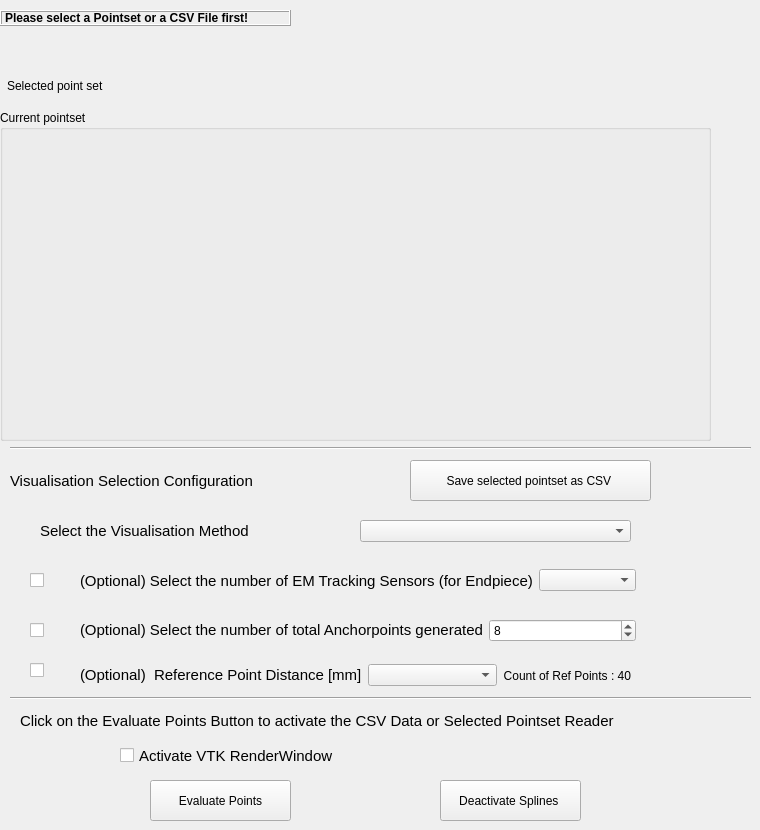
       <widget class="QWidget" name="threeDsplineInstrumentTracking">
        <property name="enabled">
         <bool>true</bool>
        </property>
        <attribute name="title">
         <string>Static Spline Evaluation</string>
        </attribute>
        <widget class="QLabel" name="labelWarning">
         <property name="geometry">
          <rect>
           <x>0</x>
           <y>10</y>
           <width>291</width>
           <height>16</height>
          </rect>
         </property>
         <property name="font">
          <font>
           <weight>75</weight>
           <bold>true</bold>
          </font>
         </property>
         <property name="frameShape">
          <enum>QFrame::Box</enum>
         </property>
         <property name="frameShadow">
          <enum>QFrame::Raised</enum>
         </property>
         <property name="text">
          <string>Please select a Pointset or a CSV File first!</string>
         </property>
        </widget>
        <widget class="QLabel" name="PointsetReaderLabel">
         <property name="geometry">
          <rect>
           <x>20</x>
           <y>700</y>
           <width>661</width>
           <height>41</height>
          </rect>
         </property>
         <property name="font">
          <font>
           <pointsize>11</pointsize>
          </font>
         </property>
         <property name="text">
          <string>Click on the Evaluate Points Button to activate the CSV Data or Selected Pointset Reader		</string>
         </property>
        </widget>
        <widget class="QPushButton" name="ToogleSplinesButton">
         <property name="geometry">
          <rect>
           <x>440</x>
           <y>780</y>
           <width>141</width>
           <height>41</height>
          </rect>
         </property>
         <property name="text">
          <string>Deactivate Splines </string>
         </property>
        </widget>
        <widget class="QPushButton" name="EvaluatePointsSplinesGen">
         <property name="geometry">
          <rect>
           <x>150</x>
           <y>780</y>
           <width>141</width>
           <height>41</height>
          </rect>
         </property>
         <property name="text">
          <string>Evaluate Points</string>
         </property>
        </widget>
        <widget class="QGroupBox" name="groupBox_3">
         <property name="geometry">
          <rect>
           <x>0</x>
           <y>110</y>
           <width>711</width>
           <height>331</height>
          </rect>
         </property>
         <property name="sizePolicy">
          <sizepolicy hsizetype="Preferred" vsizetype="MinimumExpanding">
           <horstretch>0</horstretch>
           <verstretch>0</verstretch>
          </sizepolicy>
         </property>
         <property name="title">
          <string>Current pointset</string>
         </property>
         <layout class="QVBoxLayout" name="verticalLayout_4">
          <item>
           <widget class="QmitkPointListWidget" name="pointSplineSetListWidget" native="true"/>
          </item>
         </layout>
        </widget>
        <widget class="QLabel" name="PointsetReaderLabel_2">
         <property name="geometry">
          <rect>
           <x>40</x>
           <y>510</y>
           <width>661</width>
           <height>41</height>
          </rect>
         </property>
         <property name="font">
          <font>
           <pointsize>11</pointsize>
          </font>
         </property>
         <property name="text">
          <string>Select the Visualisation Method</string>
         </property>
        </widget>
        <widget class="QComboBox" name="VisMethodcomboBox">
         <property name="geometry">
          <rect>
           <x>360</x>
           <y>520</y>
           <width>271</width>
           <height>22</height>
          </rect>
         </property>
        </widget>
        <widget class="QLabel" name="PointsetReaderLabel_4">
         <property name="geometry">
          <rect>
           <x>10</x>
           <y>460</y>
           <width>661</width>
           <height>41</height>
          </rect>
         </property>
         <property name="font">
          <font>
           <pointsize>11</pointsize>
          </font>
         </property>
         <property name="text">
          <string>Visualisation Selection Configuration</string>
         </property>
        </widget>
        <widget class="QmitkSingleNodeSelectionWidget" name="selectedPointSetWidget" native="true">
         <property name="geometry">
          <rect>
           <x>120</x>
           <y>60</y>
           <width>591</width>
           <height>51</height>
          </rect>
         </property>
         <property name="sizePolicy">
          <sizepolicy hsizetype="Preferred" vsizetype="Minimum">
           <horstretch>0</horstretch>
           <verstretch>0</verstretch>
          </sizepolicy>
         </property>
         <property name="minimumSize">
          <size>
           <width>0</width>
           <height>40</height>
          </size>
         </property>
        </widget>
        <widget class="QLabel" name="selectedPointSetLabel">
         <property name="geometry">
          <rect>
           <x>7</x>
           <y>60</y>
           <width>101</width>
           <height>51</height>
          </rect>
         </property>
         <property name="text">
          <string>Selected point set</string>
         </property>
        </widget>
        <widget class="QCheckBox" name="checkBoxVTKVisualisation">
         <property name="geometry">
          <rect>
           <x>120</x>
           <y>740</y>
           <width>261</width>
           <height>31</height>
          </rect>
         </property>
         <property name="maximumSize">
          <size>
           <width>16777215</width>
           <height>16777215</height>
          </size>
         </property>
         <property name="font">
          <font>
           <pointsize>11</pointsize>
          </font>
         </property>
         <property name="text">
          <string>Activate VTK RenderWindow </string>
         </property>
        </widget>
        <widget class="QPushButton" name="SavePointsetasCSV">
         <property name="geometry">
          <rect>
           <x>410</x>
           <y>460</y>
           <width>241</width>
           <height>41</height>
          </rect>
         </property>
         <property name="text">
          <string>Save selected pointset as CSV </string>
         </property>
        </widget>
        <widget class="Line" name="line_2">
         <property name="geometry">
          <rect>
           <x>10</x>
           <y>690</y>
           <width>741</width>
           <height>16</height>
          </rect>
         </property>
         <property name="orientation">
          <enum>Qt::Horizontal</enum>
         </property>
        </widget>
        <widget class="Line" name="line_3">
         <property name="geometry">
          <rect>
           <x>10</x>
           <y>440</y>
           <width>741</width>
           <height>16</height>
          </rect>
         </property>
         <property name="orientation">
          <enum>Qt::Horizontal</enum>
         </property>
        </widget>
        <widget class="QCheckBox" name="checkBoxEnableAnchorselection">
         <property name="geometry">
          <rect>
           <x>30</x>
           <y>620</y>
           <width>70</width>
           <height>21</height>
          </rect>
         </property>
         <property name="text">
          <string/>
         </property>
        </widget>
        <widget class="QCheckBox" name="checkBoxEnableReferencePointDistance">
         <property name="geometry">
          <rect>
           <x>30</x>
           <y>660</y>
           <width>70</width>
           <height>21</height>
          </rect>
         </property>
         <property name="text">
          <string/>
         </property>
        </widget>
        <widget class="QWidget" name="verticalLayoutWidget">
         <property name="geometry">
          <rect>
           <x>80</x>
           <y>610</y>
           <width>561</width>
           <height>41</height>
          </rect>
         </property>
         <layout class="QHBoxLayout" name="AnchorpointSelectionLayout">
          <property name="rightMargin">
           <number>5</number>
          </property>
          <item>
           <widget class="QLabel" name="PointsetReaderLabel_5">
            <property name="sizePolicy">
             <sizepolicy hsizetype="Fixed" vsizetype="Fixed">
              <horstretch>0</horstretch>
              <verstretch>0</verstretch>
             </sizepolicy>
            </property>
            <property name="minimumSize">
             <size>
              <width>20</width>
              <height>0</height>
             </size>
            </property>
            <property name="font">
             <font>
              <pointsize>11</pointsize>
             </font>
            </property>
            <property name="text">
             <string>(Optional) Select the number of total Anchorpoints generated</string>
            </property>
           </widget>
          </item>
          <item>
           <widget class="QSpinBox" name="totalAnchorpointsSpinBox">
            <property name="sizePolicy">
             <sizepolicy hsizetype="Fixed" vsizetype="Fixed">
              <horstretch>0</horstretch>
              <verstretch>0</verstretch>
             </sizepolicy>
            </property>
            <property name="minimumSize">
             <size>
              <width>5</width>
              <height>0</height>
             </size>
            </property>
            <property name="maximumSize">
             <size>
              <width>1000000</width>
              <height>16777215</height>
             </size>
            </property>
            <property name="maximum">
             <number>20</number>
            </property>
            <property name="value">
             <number>8</number>
            </property>
           </widget>
          </item>
         </layout>
        </widget>
        <widget class="QWidget" name="horizontalLayoutWidget">
         <property name="geometry">
          <rect>
           <x>80</x>
           <y>660</y>
           <width>561</width>
           <height>31</height>
          </rect>
         </property>
         <layout class="QHBoxLayout" name="ReferencePointLayout">
          <property name="rightMargin">
           <number>10</number>
          </property>
          <item>
           <widget class="QLabel" name="ReferencePointDistancestatic">
            <property name="sizePolicy">
             <sizepolicy hsizetype="Fixed" vsizetype="Fixed">
              <horstretch>0</horstretch>
              <verstretch>0</verstretch>
             </sizepolicy>
            </property>
            <property name="font">
             <font>
              <pointsize>11</pointsize>
             </font>
            </property>
            <property name="text">
             <string>(Optional)  Reference Point Distance [mm]</string>
            </property>
           </widget>
          </item>
          <item>
           <widget class="QComboBox" name="m_PSReferenceSplineComboBox"/>
          </item>
          <item>
           <widget class="QLabel" name="NumberOfReferencePointsLabel">
            <property name="text">
             <string>Count of Ref Points : 40</string>
            </property>
            <property name="alignment">
             <set>Qt::AlignRight|Qt::AlignTrailing|Qt::AlignVCenter</set>
            </property>
           </widget>
          </item>
         </layout>
        </widget>
        <widget class="QWidget" name="verticalLayoutWidget_2">
         <property name="geometry">
          <rect>
           <x>80</x>
           <y>560</y>
           <width>561</width>
           <height>41</height>
          </rect>
         </property>
         <layout class="QHBoxLayout" name="EMTrackinDisplaySelectionLayout">
          <property name="rightMargin">
           <number>5</number>
          </property>
          <item>
           <widget class="QLabel" name="EmtrackingSensorLayout">
            <property name="font">
             <font>
              <pointsize>11</pointsize>
             </font>
            </property>
            <property name="text">
             <string>(Optional) Select the number of EM Tracking Sensors (for Endpiece)</string>
            </property>
           </widget>
          </item>
          <item>
           <widget class="QComboBox" name="NumEMTrackSensorCombobox"/>
          </item>
         </layout>
        </widget>
        <widget class="QCheckBox" name="checkBoxEnableTipEMTracking">
         <property name="geometry">
          <rect>
           <x>30</x>
           <y>570</y>
           <width>70</width>
           <height>21</height>
          </rect>
         </property>
         <property name="text">
          <string/>
         </property>
        </widget>
       </widget>
